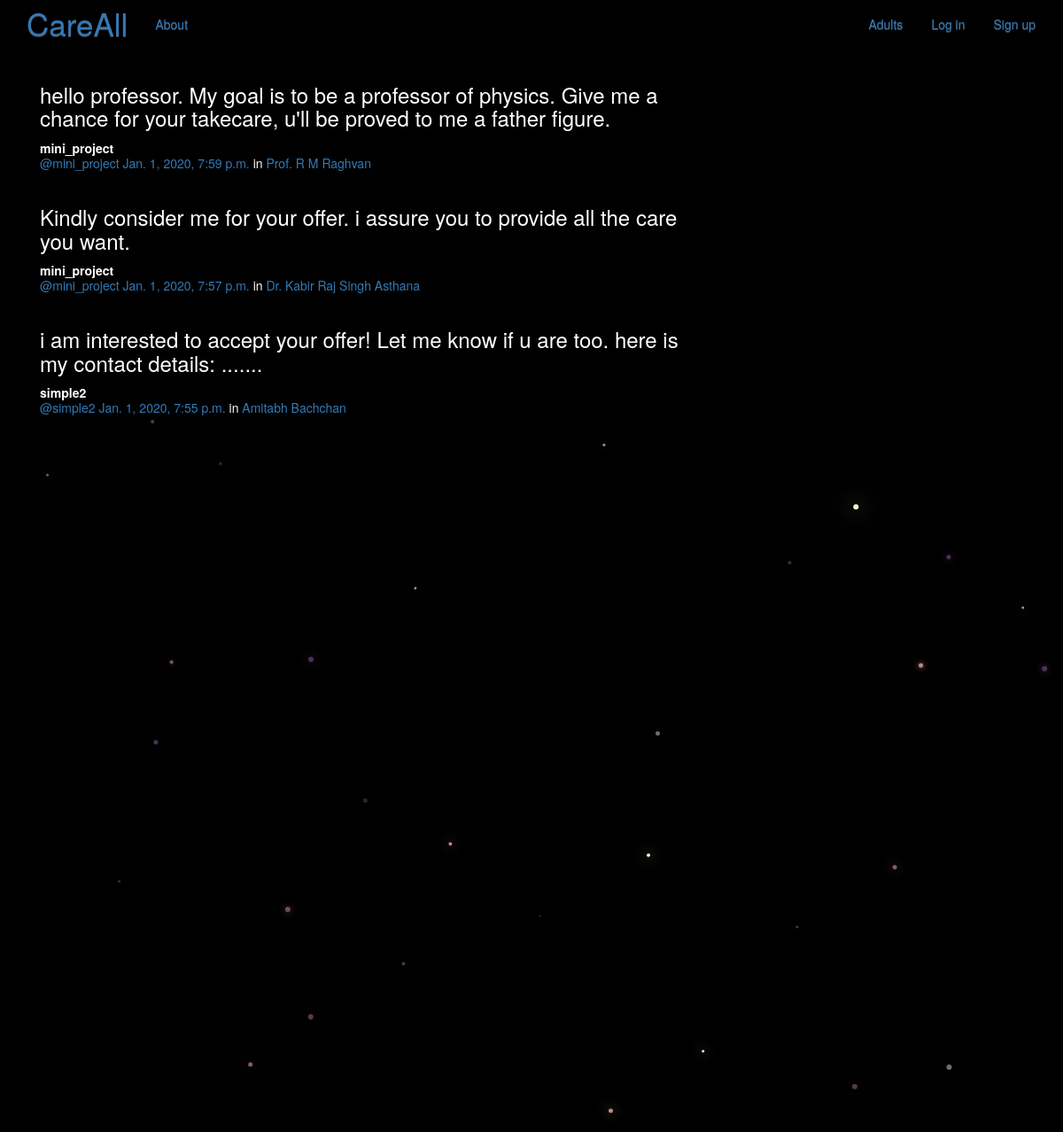
/posts/, run on the app's committed database.
### posts/models.py (models this page shows, shortened)
class Post(models.Model):
    user = models.ForeignKey(User, related_name="posts", on_delete=models.PROTECT)
    created_at = models.DateTimeField(auto_now=True)
    message = models.TextField()
    message_html = models.TextField(editable=False)
    group = models.ForeignKey(Group, related_name="posts", on_delete=models.PROTECT, null=True, blank=True)
    class Meta:
        ordering = ["-created_at"]
        unique_together = ["user", "message"]

### groups/models.py (models this page shows, shortened)
class Group(models.Model):
    name = models.CharField(max_length=255, unique=True)
    slug = models.SlugField(allow_unicode=True, unique=True)
    description = models.TextField(blank=True, default='')
    description_html = models.TextField(editable=False, default='', blank=True)
    members = models.ManyToManyField(User,through="GroupMember")
    class Meta:
        ordering = ["name"]

### posts/views.py (the view)
class PostList(SelectRelatedMixin, generic.ListView):
    model = models.Post
    select_related = ("user", "group")

### posts/templates/posts/post_list.html (shortened to what this page needs)
{% extends "posts/post_base.html" %}
{% load humanize %}
{% block post_content %}
<div class="col-md-8">
	{% for post in post_list %}
  {% include "posts/_post.html" %}
	{% endfor %}
</div>
{% endblock %}

### posts/templates/posts/_post.html (shortened to what this page needs)
<div class="post media">
	<h3>{{ post.message_html|safe }}</h3>
	<div class="media-body">
		<strong>{{ post.user.username }}</strong>
		<h5 class="media-heading">
			<span class="username"><a href="{% url 'posts:for_user' username=post.user.username %}">@{{ post.user.username }}</a></span>
			<time class="time"><a href="{% url 'posts:single' username=post.user.username pk=post.pk %}">{{ post.created_at }}</a></time>
			{% if post.group %}
			<span class="group-name">in <a href="#">{{ post.group.name }}</a></span>
			{% endif %}
		</h5>
	</div>
</div>

### static/simplesocial/css/master.css (style rules this page uses)
body { margin: 0; overflow: hidden; background-color: black; color:white; }

### data on the page
Post: message_html "hello professor. My goal is to be a professor of physics. Give me a chance for your takecare, u'll be proved to me a father figure.", user.username "mini_project", created_at "Jan. 1, 2020, 7:59 p.m.", group.name "Prof. R M Raghvan"
Post: message_html "Kindly consider me for your offer. i assure you to provide all the care you want.", user.username "mini_project", created_at "Jan. 1, 2020, 7:57 p.m.", group.name "Dr. Kabir Raj Singh Asthana"
Post: message_html "i am interested to accept your offer! Let me know if u are too. here is my contact details: .......", user.username "simple2", created_at "Jan. 1, 2020, 7:55 p.m.", group.name "Amitabh Bachchan"
